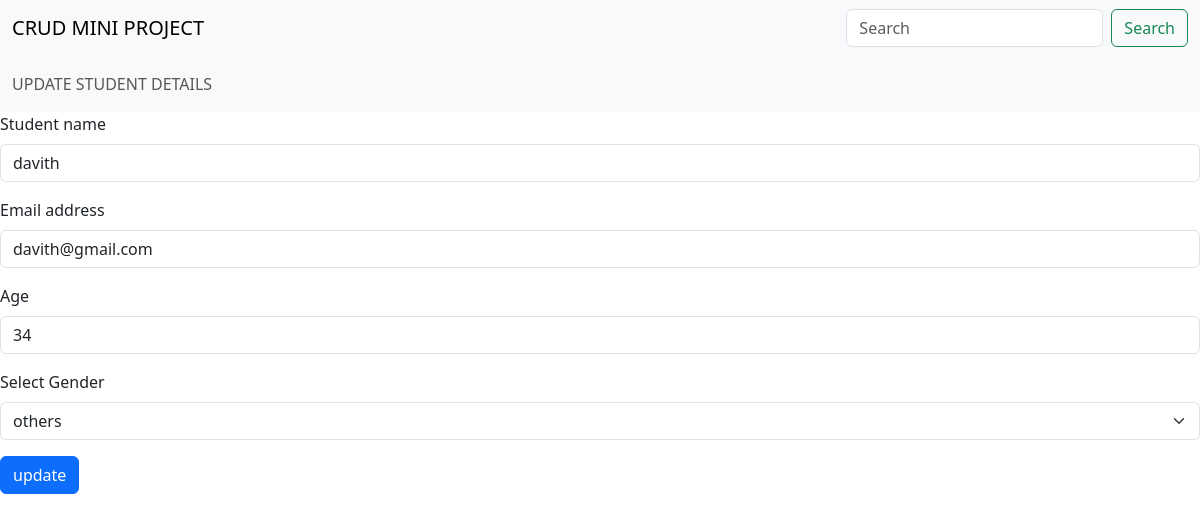
The app's page /update/3 (signed in) with its own data.
### app/models.py (models this page shows, shortened)
class Student(models.Model):
   name=models.CharField(max_length=100)
   email=models.EmailField(max_length=254)
   age=models.IntegerField()
   gender=models.CharField(max_length=10)

### app/views.py (the view, shortened to what this page needs)
# urls.py: path('update/<id>',views.update,name="update"),
@login_required
def update(request, id):
    d= Student.objects.get(id=id)
    context={"d":d}
    return render(request,"edit.html",context)

### templates/edit.html (shortened to what this page needs)
<!doctype html>
<html lang="en">
  <head>
    <link href="https://cdn.jsdelivr.net/npm/bootstrap@5.3.3/dist/css/bootstrap.min.css" rel="stylesheet">
  </head>
  <body>
    <nav class="navbar bg-body-tertiary">
        <div class="container-fluid">
          <a class="navbar-brand">CRUD MINI PROJECT</a>
          <form class="d-flex" role="search">
            <input class="form-control me-2" type="search" placeholder="Search" aria-label="Search">
            <button class="btn btn-outline-success" type="submit">Search</button>
          </form>
        </div>
      </nav>
      <nav class="navbar bg-body-tertiary">
        <div class="container-fluid">
          <span class="navbar-text">
            UPDATE STUDENT DETAILS
          </span>
        </div>
      </nav>
      <form action="/update/{{d.id}}" method="POST">
        <div class="mb-3">
          <label for="exampleInputEmail1" class="form-label">Student name </label>
          <input type="text" class="form-control"
           name='name' id="exampleInputEmail1"
           aria-describedby="emailHelp"
           value={{d.name}}
           required >
        </div>
        <div class="mb-3">
            <label for="exampleInputEmail1" class="form-label">Email address</label>
            <input type="email"
             class="form-control"
             id="exampleInputEmail1"
             name="email"
              aria-describedby="emailHelp"
              value={{d.email}}
              required >
          </div>
          <div class="mb-3">
            <label for="exampleInputEmail1" class="form-label">Age</label>
            <input type="number"
            class="form-control"
            id="exampleInputEmail1"
            name="age"
            aria-describedby="emailHelp"
            value={{d.age}}
            required >
          </div>
          <div class="mb-3">
            <label for="disabledSelect" class="form-label">Select Gender</label>
            <select id="disabledSelect" class="form-select" name="gender" required>
                <option selected>{{d.gender}}</option>
            </select>
          </div>
        <button type="submit" class="btn btn-primary">update</button>
      </form>
  </body>
</html>

### records on screen
Student: name "davith", email "davith@gmail.com", age "34", gender "others"
